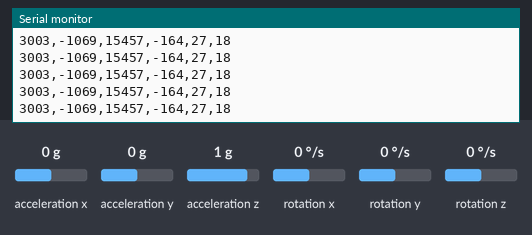
Bench run of a sketch on a simulated Arduino Uno, built with avr-gcc and run on an emulated ATmega328P. Parts: the last lines printed to the serial monitor. The inputs (shaded band) are chosen by the test bench; at power-on: acceleration x 0 g, rotation y 0 °/s, acceleration y 0 g, acceleration z 1 g, rotation x 0 °/s, rotation z 0 °/s.

Above: at 1.2 s.
1.3 s: acceleration x set to -1.4 g
At 2.2 s:
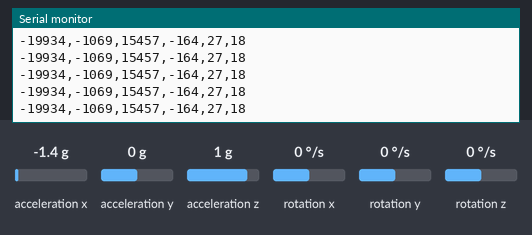
2.8 s: rotation y set to -192 °/s
At 3.4 s:
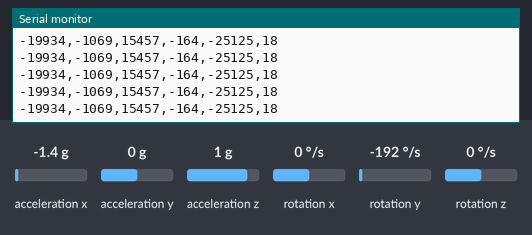
5.8 s: acceleration y set to -1.4 g
At 6.7 s:
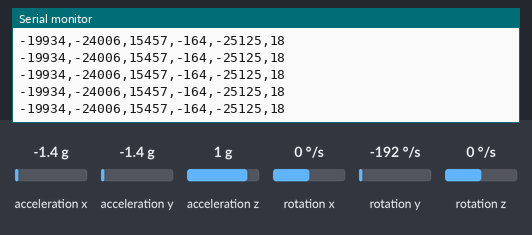
8.8 s: acceleration z set to -1.4 g
At 9.8 s:
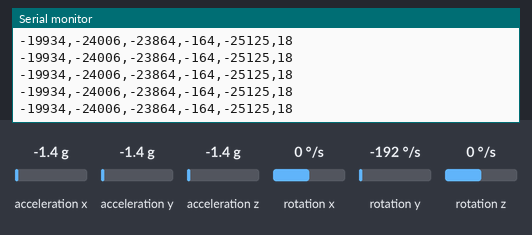
10.3 s: rotation x set to -192 °/s
At 11.2 s:
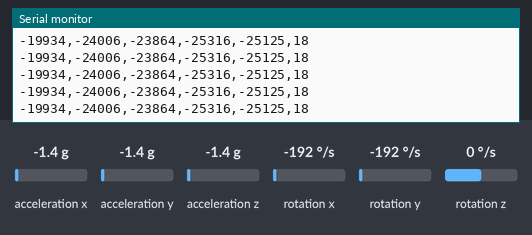

The sketch:

GetAccGyroCSV.ino
```cpp
#include <MPU6050.h>
#if I2CDEV_IMPLEMENTATION == I2CDEV_ARDUINO_WIRE
    #include "Wire.h"
#endif

MPU6050 accGyro;

int16_t ax, ay, az;
int16_t gx, gy, gz;

long lastTime, currTime;

void setup() {
  #if I2CDEV_IMPLEMENTATION == I2CDEV_ARDUINO_WIRE
        Wire.begin();
  #elif I2CDEV_IMPLEMENTATION == I2CDEV_BUILTIN_FASTWIRE
        Fastwire::setup(400, true);
  #endif
  Serial.begin(19200);
  lastTime = millis();
  accGyro.initialize();
  Serial.println("ax,  ay,  az,  gx,  gy,  gz");
}

void loop() {
  currTime = millis();
  if (currTime-lastTime >= 35) {
    accGyro.getMotion6(&ax, &ay, &az, &gx, &gy, &gz);

    /*ax += -3003;
    ay += 1069;
    az += 927;
    gx += 164;
    gy += -27;
    gz += -18;*/

    Serial.print(ax+=3003);Serial.print(",");Serial.print(ay+=-1069);Serial.print(",");Serial.print(az+=-927);Serial.print(",");
    Serial.print(gx+=-164);Serial.print(",");Serial.print(gy+=27);Serial.print(",");Serial.println(gz+=18);

    lastTime = currTime;
  }
}
```

Measured:
- after the input at 1.3 s, the serial monitor: prints a new line at once (image 1)
- after the input at 2.8 s, the serial monitor: prints a new line at once (image 2)
- after the input at 5.8 s, the serial monitor: prints a new line at once (image 3)
- after the input at 8.8 s, the serial monitor: prints a new line at once (image 4)
- after the input at 10.3 s, the serial monitor: prints a new line at once (image 5)
